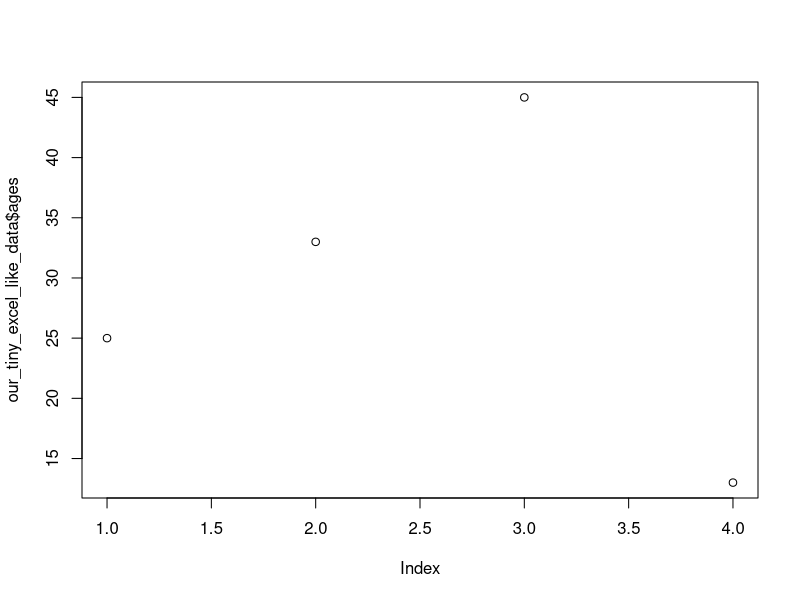
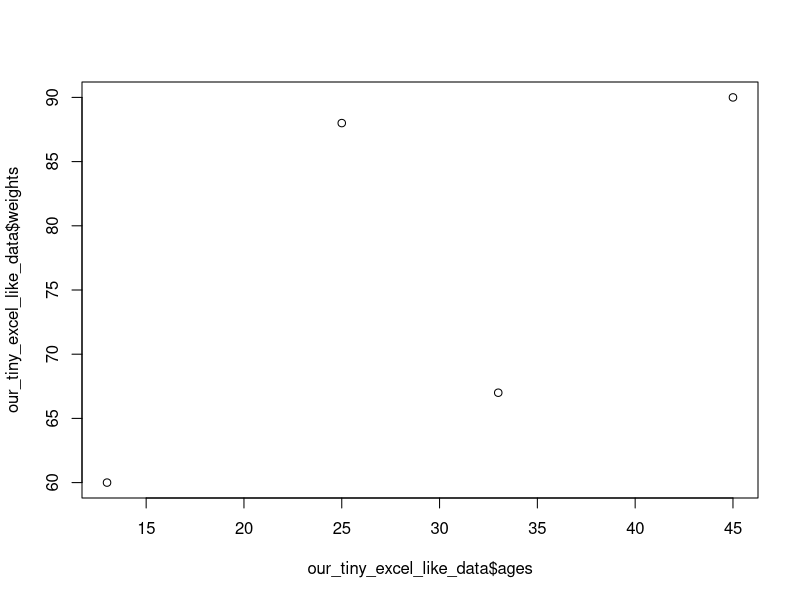

Recreate these plots in R, in order. (Note: this script raises an error after producing the figures.)
## ---- chunk 1
knitr::opts_chunk$set(echo = TRUE)
## ---- chunk 2
ages = c(25,33,45,13)
weights = c(88,67,90,60)
## ---- chunk 3
data.frame(ages,weights)
## ---- chunk 4
our_tiny_excel_like_data = data.frame(ages,weights)
## ---- chunk 5
our_tiny_excel_like_data$ages>20
## ---- chunk 6
our_tiny_excel_like_data[our_tiny_excel_like_data['ages']>20]
## ---- chunk 7
subset(our_tiny_excel_like_data,ages>20)
## ---- chunk 8
sum(our_tiny_excel_like_data$ages)
## ---- chunk 9
mean(our_tiny_excel_like_data$ages)
## ---- chunk 10
sd(our_tiny_excel_like_data$ages)
## ---- chunk 11
plot(our_tiny_excel_like_data$ages)
## ---- chunk 12
plot(our_tiny_excel_like_data$ages, our_tiny_excel_like_data$weights)
## ---- chunk 13
write.csv(our_tiny_excel_like_data,"output/our_tiny_excel_like_data.csv")
## ---- chunk 14
# library(xlsx)
